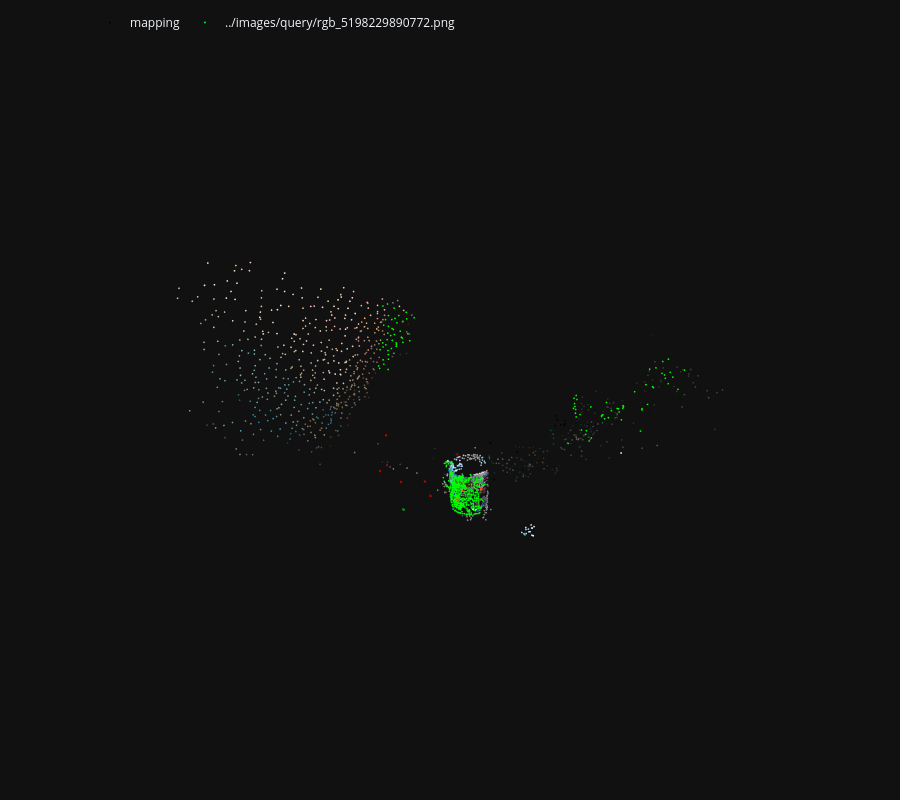

Notebook source saved alongside this figure:
### Markdown cell above
We visualize the correspondences between the query images a few mapping images. We can also visualize the estimated camera pose in the 3D map.

### Code cell
pose = pycolmap.Image(cam_from_world=ret['cam_from_world'])
print("Camera pose:", pose)
viz_3d.plot_camera_colmap(fig, pose, camera, color='rgba(0,255,0,0.5)', name=query, fill=True)
# visualize 2D-3D correspodences
import numpy as np
inl_3d = np.array([model.points3D[pid].xyz for pid in np.array(log['points3D_ids'])[ret['inliers']]])
viz_3d.plot_points(fig, inl_3d, color="lime", ps=1, name=query)
fig.show()

### Figure 1 — Plotly figure (JSON) as saved in the notebook; plotly's stock layout.template omitted (floating-point values rounded to 4 significant figures; data arrays with more than 128 entries replaced by an {"elided": "..."} marker saying what was removed)
{"data": [{"legendgroup": "mapping", "marker": {"color": {"elided": "2251x3 int values"}, "line": {"width": 0}, "size": 1}, "mode": "markers", "name": "mapping", "type": "scatter3d", "x": {"elided": "2251 float values"}, "y": {"elided": "2251 float values"}, "z": {"elided": "2251 float values"}}, {"hovertemplate": "Image(image_id=1, camera_id=1, name=\"mapping/rgb_5162454790208.png\", triangulated=917/1642)", "legendgroup": "mapping", "line": {"color": "rgba(255,0,0,0.5)", "width": 1}, "mode": "lines", "name": "1", "showlegend": false, "type": "scatter3d", "x": [0.2722, 0.2818, 0.4028, 0.2722, 0.4028, 0.3661, 0.2722, 0.3661, 0.245, 0.2722, 0.245, 0.2818], "y": [0.4809, 0.4122, 0.4597, 0.4809, 0.4597, 0.5705, 0.4809, 0.5705, 0.523, 0.4809, 0.523, 0.4122], "z": [-0.1141, 0.002537, -0.08406, -0.1141, -0.08406, -0.07459, -0.1141, -0.07459, 0.01201, -0.1141, 0.01201, 0.002537]}, {"hovertemplate": "Image(image_id=2, camera_id=2, name=\"mapping/rgb_5169391449117.png\", triangulated=880/1769)", "legendgroup": "mapping", "line": {"color": "rgba(255,0,0,0.5)", "width": 1}, "mode": "lines", "name": "2", "showlegend": false, "type": "scatter3d", "x": [-1.392, -1.35, -1.259, -1.392, -1.259, -1.289, -1.392, -1.289, -1.38, -1.392, -1.38, -1.35], "y": [0.5933, 0.5154, 0.5705, 0.5933, 0.5705, 0.68, 0.5933, 0.68, 0.6249, 0.5933, 0.6249, 0.5154], "z": [1.423, 1.525, 1.411, 1.423, 1.411, 1.439, 1.423, 1.439, 1.554, 1.423, 1.554, 1.525]}, {"hovertemplate": "Image(image_id=3, camera_id=3, name=\"mapping/rgb_5171657061752.png\", triangulated=702/1569)", "legendgroup": "mapping", "line": {"color": "rgba(255,0,0,0.5)", "width": 1}, "mode": "lines", "name": "3", "showlegend": false, "type": "scatter3d", "x": [-2.826, -2.75, -2.7, -2.826, -2.7, -2.736, -2.826, -2.736, -2.786, -2.826, -2.786, -2.75], "y": [-0.09782, -0.1628, -0.1057, -0.09782, -0.1057, 0.001231, -0.09782, 0.001231, -0.05578, -0.09782, -0.05578, -0.1628], "z": [2.828, 2.918, 2.781, 2.828, 2.781, 2.812, 2.828, 2.812, 2.949, 2.828, 2.949, 2.918]}, {"hovertemplate": "Image(image_id=4, camera_id=4, name=\"mapping/rgb_5174256413226.png\", triangulated=597/1759)", "legendgroup": "mapping", "line": {"color": "rgba(255,0,0,0.5)", "width": 1}, "mode": "lines", "name": "4", "showlegend": false, "type": "scatter3d", "x": [-2.334, -2.235, -2.22, -2.334, -2.22, -2.261, -2.334, -2.261, -2.276, -2.334, -2.276, -2.235], "y": [-0.4361, -0.4921, -0.4292, -0.4361, -0.4292, -0.3273, -0.4361, -0.3273, -0.3902, -0.4361, -0.3902, -0.4921], "z": [4.233, 4.304, 4.162, 4.233, 4.162, 4.203, 4.233, 4.203, 4.345, 4.233, 4.345, 4.304]}, {"hovertemplate": "Image(image_id=5, camera_id=5, name=\"mapping/rgb_5177892147053.png\", triangulated=326/1774)", "legendgroup": "mapping", "line": {"color": "rgba(255,0,0,0.5)", "width": 1}, "mode": "lines", "name": "5", "showlegend": false, "type": "scatter3d", "x": [-2.409, -2.291, -2.3, -2.409, -2.3, -2.361, -2.409, -2.361, -2.351, -2.409, -2.351, -2.291], "y": [-2.491, -2.526, -2.449, -2.491, -2.449, -2.363, -2.491, -2.363, -2.44, -2.491, -2.44, -2.526], "z": [4.535, 4.597, 4.461, 4.535, 4.461, 4.514, 4.535, 4.514, 4.649, 4.535, 4.649, 4.597]}, {"hovertemplate": "Image(image_id=6, camera_id=6, name=\"mapping/rgb_5181425351259.png\", triangulated=1150/1720)", "legendgroup": "mapping", "line": {"color": "rgba(255,0,0,0.5)", "width": 1}, "mode": "lines", "name": "6", "showlegend": false, "type": "scatter3d", "x": [0.6796, 0.6354, 0.7854, 0.6796, 0.7854, 0.7654, 0.6796, 0.7654, 0.6153, 0.6796, 0.6153, 0.6354], "y": [1.371, 1.297, 1.325, 1.371, 1.325, 1.44, 1.371, 1.44, 1.412, 1.371, 1.412, 1.297], "z": [-2.223, -2.118, -2.151, -2.223, -2.151, -2.144, -2.223, -2.144, -2.111, -2.223, -2.111, -2.118]}, {"hovertemplate": "Image(image_id=7, camera_id=7, name=\"mapping/rgb_5183861685553.png\", triangulated=1266/1622)", "legendgroup": "mapping", "line": {"color": "rgba(255,0,0,0.5)", "width": 1}, "mode": "lines", "name": "7", "showlegend": false, "type": "scatter3d", "x": [2.53, 2.457, 2.613, 2.53, 2.613, 2.606, 2.53, 2.606, 2.45, 2.53, 2.45, 2.457], "y": [1.594, 1.53, 1.539, 1.594, 1.539, 1.656, 1.594, 1.656, 1.646, 1.594, 1.646, 1.53], "z": [-2.955, -2.86, -2.861, -2.955, -2.861, -2.859, -2.955, -2.859, -2.858, -2.955, -2.858, -2.86]}, {"hovertemplate": "Image(image_id=8, camera_id=8, name=\"mapping/rgb_5185892897071.png\", triangulated=1617/1992)", "legendgroup": "mapping", "line": {"color": "rgba(255,0,0,0.5)", "width": 1}, "mode": "lines", "name": "8", "showlegend": false, "type": "scatter3d", "x": [2.955, 2.874, 3.03, 2.955, 3.03, 3.03, 2.955, 3.03, 2.874, 2.955, 2.874, 2.874], "y": [1.078, 1.019, 1.019, 1.078, 1.019, 1.136, 1.078, 1.136, 1.137, 1.078, 1.137, 1.019], "z": [-0.9162, -0.8235, -0.8188, -0.9162, -0.8188, -0.8189, -0.9162, -0.8189, -0.8236, -0.9162, -0.8236, -0.8235]}, {"hovertemplate": "Image(image_id=9, camera_id=9, name=\"mapping/rgb_5188693916393.png\", triangulated=1286/2070)", "legendgroup": "mapping", "line": {"color": "rgba(255,0,0,0.5)", "width": 1}, "mode": "lines", "name": "9", "showlegend": false, "type": "scatter3d", "x": [4.208, 4.109, 4.262, 4.208, 4.262, 4.273, 4.208, 4.273, 4.12, 4.208, 4.12, 4.109], "y": [1.013, 0.9626, 0.9476, 1.013, 0.9476, 1.064, 1.013, 1.064, 1.079, 1.013, 1.079, 0.9626], "z": [-0.2748, -0.1958, -0.1678, -0.2748, -0.1678, -0.1663, -0.2748, -0.1663, -0.1942, -0.2748, -0.1942, -0.1958]}, {"hovertemplate": "Image(image_id=10, camera_id=10, name=\"mapping/rgb_5193428791397.png\", triangulated=425/1996)", "legendgroup": "mapping", "line": {"color": "rgba(255,0,0,0.5)", "width": 1}, "mode": "lines", "name": "10", "showlegend": false, "type": "scatter3d", "x": [2.525, 2.453, 2.609, 2.525, 2.609, 2.609, 2.525, 2.609, 2.453, 2.525, 2.453, 2.453], "y": [-1.511, -1.516, -1.52, -1.511, -1.52, -1.417, -1.511, -1.417, -1.413, -1.511, -1.413, -1.516], "z": [-2.0, -1.883, -1.893, -2.0, -1.893, -1.948, -2.0, -1.948, -1.938, -2.0, -1.938, -1.883]}, {"color": "rgba(0,255,0,0.5)", "hovertemplate": "Image(image_id=Invalid, camera_id=Invalid, name=\"\", triangulated=0/0)", "i": [0, 0, 0, 0], "j": [1, 2, 3, 4], "k": [2, 3, 4, 1], "legendgroup": "../images/query/rgb_5198229890772.png", "name": "../images/query/rgb_5198229890772.png", "showlegend": false, "type": "mesh3d", "x": [-1.2, -1.204, -1.076, -1.095, -1.223, -1.204], "y": [2.314, 2.23, 2.268, 2.382, 2.344, 2.23], "z": [-2.417, -2.311, -2.389, -2.365, -2.287, -2.311]}, {"hovertemplate": "Image(image_id=Invalid, camera_id=Invalid, name=\"\", triangulated=0/0)", "legendgroup": "../images/query/rgb_5198229890772.png", "line": {"color": "rgba(0,255,0,0.5)", "width": 1}, "mode": "lines", "name": "../images/query/rgb_5198229890772.png", "showlegend": false, "type": "scatter3d", "x": [-1.2, -1.204, -1.076, -1.2, -1.076, -1.095, -1.2, -1.095, -1.223, -1.2, -1.223, -1.204], "y": [2.314, 2.23, 2.268, 2.314, 2.268, 2.382, 2.314, 2.382, 2.344, 2.314, 2.344, 2.23], "z": [-2.417, -2.311, -2.389, -2.417, -2.389, -2.365, -2.417, -2.365, -2.287, -2.417, -2.287, -2.311]}, {"legendgroup": "../images/query/rgb_5198229890772.png", "marker": {"color": "lime", "line": {"width": 0}, "size": 1}, "mode": "markers", "name": "../images/query/rgb_5198229890772.png", "type": "scatter3d", "x": {"elided": "910 float values"}, "y": {"elided": "910 float values"}, "z": {"elided": "910 float values"}}], "layout": {"height": 800, "legend": {"orientation": "h", "x": 0.1, "xanchor": "left", "y": 0.99, "yanchor": "top"}, "margin": {"b": 0, "l": 0, "pad": 0, "r": 0, "t": 0}, "scene": {"aspectmode": "data", "camera": {"eye": {"x": 0, "y": -0.1, "z": -2}, "projection": {"type": "orthographic"}, "up": {"x": 0, "y": -1, "z": 0}}, "dragmode": "orbit", "xaxis": {"autorange": true, "showbackground": false, "showgrid": false, "showline": false, "showticklabels": true, "visible": false}, "yaxis": {"autorange": true, "showbackground": false, "showgrid": false, "showline": false, "showticklabels": true, "visible": false}, "zaxis": {"autorange": true, "showbackground": false, "showgrid": false, "showline": false, "showticklabels": true, "visible": false}}}}
